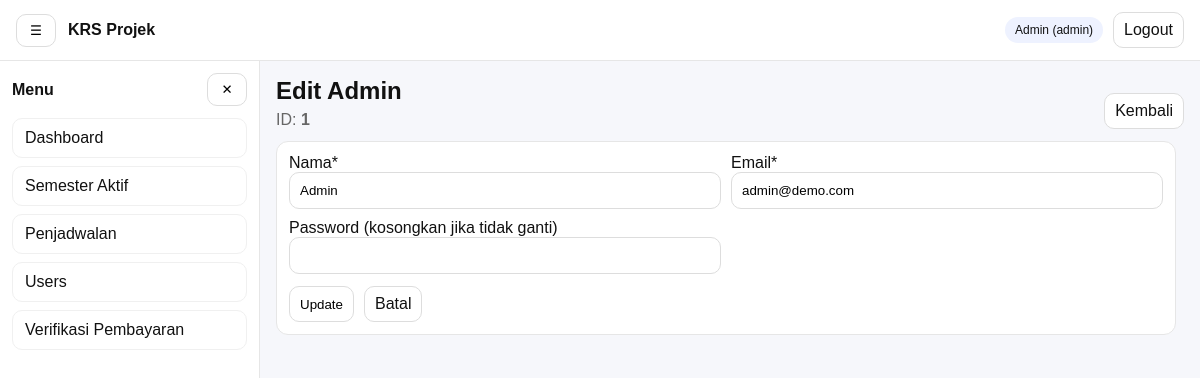
/admin/users/edit_admin.php?id=1 (signed in), run on the app's committed database.
### tables this page shows
CREATE TABLE `users` (
  `id` int(11) NOT NULL,
  `name` varchar(120) NOT NULL,
  `email` varchar(120) NOT NULL,
  `role` enum('admin','mahasiswa','dosen') NOT NULL,
  `password_hash` varchar(255) NOT NULL,
  `created_at` timestamp NOT NULL DEFAULT current_timestamp()
);

### includes/functions.php (called while the page is built, shortened)
<?php
function e(?string $str): string {
  return htmlspecialchars((string)$str, ENT_QUOTES, 'UTF-8');
}
function url(string $path = ''): string {
  $path = ltrim($path, '/');
  return APP_URL . ($path ? '/' . $path : '');
}

### includes/auth.php (called while the page is built, shortened)
<?php
require_once __DIR__ . '/functions.php';
function auth_user(): ?array {
  return $_SESSION['user'] ?? null;
}

### admin/users/edit_admin.php (the view, shortened to what this page needs)
<?php
require_once __DIR__ . '/../../includes/auth.php';
require_once __DIR__ . '/../../includes/functions.php';
$pdo = db();
$pdo->setAttribute(PDO::ATTR_DEFAULT_FETCH_MODE, PDO::FETCH_ASSOC);
$id = (int)($_GET['id'] ?? $_POST['id'] ?? 0);
$st = $pdo->prepare("SELECT id, name, email, role FROM users WHERE id=? LIMIT 1");
$st->execute([$id]);
?>
<?php include __DIR__ . '/../../partials/header.php'; ?>
<?php include __DIR__ . '/../../partials/navbar.php'; ?>
<div class="layout">
  <?php include __DIR__ . '/../../partials/sidebar.php'; ?>
  <main class="content">
    <div style="display:flex;justify-content:space-between;gap:10px;flex-wrap:wrap;align-items:end;">
      <div>
        <h2 style="margin:0;">Edit Admin</h2>
        <div style="color:#666;margin-top:6px;">ID: <b><?= (int)$u['id'] ?></b></div>
      </div>
      <a class="btn" href="<?= e(url('admin/users/index_admin.php')) ?>">Kembali</a>
    </div>
    <section style="background:#fff;border:1px solid #e6e6e6;border-radius:12px;padding:12px;max-width:900px;margin-top:12px;">
      <form method="post">
        <div style="display:grid;grid-template-columns:repeat(2,minmax(0,1fr));gap:10px;">
          <div>
            <label>Nama*</label>
            <input name="name" required value="<?= e((string)$u['name']) ?>"
              style="width:100%;padding:10px;border:1px solid #ddd;border-radius:10px;">
          </div>
          <div>
            <label>Email*</label>
            <input name="email" type="email" required value="<?= e((string)$u['email']) ?>"
              style="width:100%;padding:10px;border:1px solid #ddd;border-radius:10px;">
          </div>
          <div>
            <label>Password (kosongkan jika tidak ganti)</label>
            <input name="password" type="password"
              style="width:100%;padding:10px;border:1px solid #ddd;border-radius:10px;">
          </div>
        </div>
        <div style="display:flex;gap:10px;margin-top:12px;flex-wrap:wrap;">
          <button class="btn" type="submit">Update</button>
          <a class="btn" href="<?= e(url('admin/users/index_admin.php')) ?>">Batal</a>
        </div>
      </form>
    </section>
  </main>
</div>
<?php include __DIR__ . '/../../partials/footer.php'; ?>

### partials/navbar.php
<?php
require_once __DIR__ . '/../includes/auth.php';
$u = auth_user();
?>
<header class="navbar">
  <button class="btn-icon" id="btnSidebar" type="button" aria-label="Toggle sidebar">☰</button>
  <div class="navbar-title"><?= e(APP_NAME) ?></div>
  <div class="navbar-right">
    <?php if ($u): ?>
      <span class="user-pill"><?= e($u['name']) ?> (<?= e($u['role']) ?>)</span>
      <a class="btn" href="<?= e(url('logout.php')) ?>">Logout</a>
    <?php endif; ?>
  </div>
</header>

### assets/css/style.css (style rules this page uses)
* { box-sizing: border-box; }
body { margin: 0; font-family: Arial, sans-serif; background:#f6f7fb; color:#111; }
a { text-decoration: none; color: inherit; }
.navbar { display:flex; align-items:center; gap:12px; padding:12px 16px; background:#fff; border-bottom:1px solid #e6e6e6; position: sticky; top: 0; z-index: 20; }
.navbar-title { font-weight:700; }
.navbar-right { margin-left:auto; display:flex; align-items:center; gap:10px; }
.user-pill { font-size:12px; padding:6px 10px; background:#eef2ff; border-radius:999px; }
.btn, .btn-icon { border:1px solid #ddd; background:#fff; border-radius:10px; padding:8px 10px; cursor:pointer; }
.btn-icon { width:40px; }
.layout { display:flex; min-height: calc(100vh - 56px); }
.content { flex:1; padding: 16px; }

### data on the page
users: name "Admin", role "admin", id "1", email "admin@demo.com"

### other printed values
APP_NAME "KRS Projek"
$it['label'] "Dashboard"
$it['label'] "Semester Aktif"
$it['label'] "Penjadwalan"
$it['label'] "Users"
$it['label'] "Verifikasi Pembayaran"
